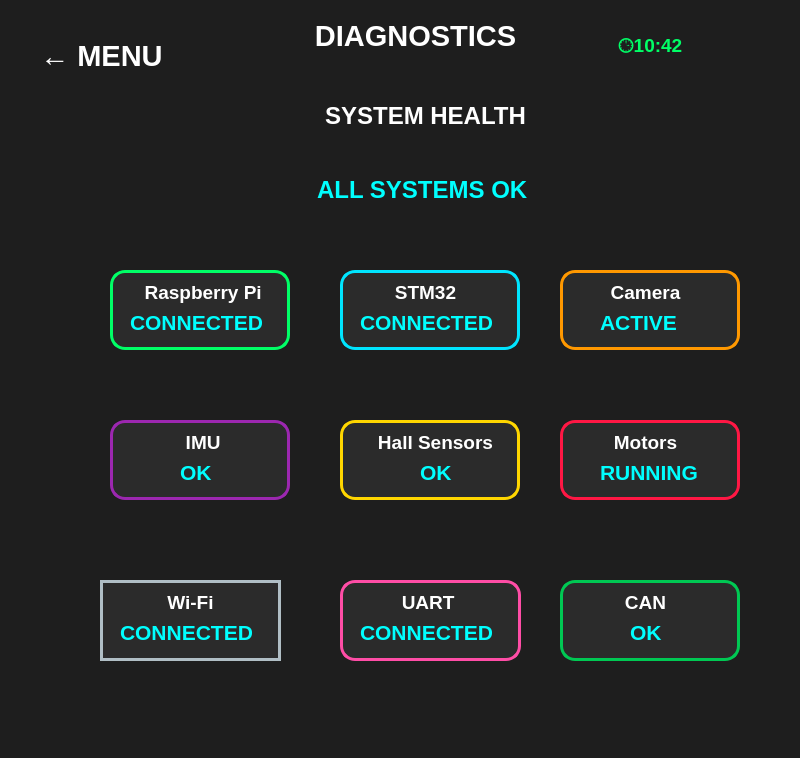
<?xml version="1.0" encoding="UTF-8"?>
<ui version="4.0">
 <class>frameUpdateRate</class>
 <widget class="QWidget" name="frameUpdateRate">
  <property name="geometry">
   <rect>
    <x>0</x>
    <y>0</y>
    <width>800</width>
    <height>758</height>
   </rect>
  </property>
  <property name="maximumSize">
   <size>
    <width>800</width>
    <height>16777215</height>
   </size>
  </property>
  <property name="sizeIncrement">
   <size>
    <width>800</width>
    <height>480</height>
   </size>
  </property>
  <property name="windowTitle">
   <string>Form</string>
  </property>
  <property name="styleSheet">
   <string notr="true">background-color: rgb(30,30,30);</string>
  </property>
  <widget class="QLabel" name="systemhealthTitleLabel">
   <property name="geometry">
    <rect>
     <x>260</x>
     <y>100</y>
     <width>331</width>
     <height>31</height>
    </rect>
   </property>
   <property name="sizeIncrement">
    <size>
     <width>250</width>
     <height>30</height>
    </size>
   </property>
   <property name="font">
    <font>
     <family>Arial</family>
     <pointsize>18</pointsize>
     <bold>true</bold>
    </font>
   </property>
   <property name="styleSheet">
    <string notr="true">color:white;</string>
   </property>
   <property name="text">
    <string>SYSTEM HEALTH</string>
   </property>
   <property name="alignment">
    <set>Qt::AlignmentFlag::AlignCenter</set>
   </property>
  </widget>
  <widget class="QLabel" name="menuLabel">
   <property name="geometry">
    <rect>
     <x>20</x>
     <y>40</y>
     <width>171</width>
     <height>31</height>
    </rect>
   </property>
   <property name="maximumSize">
    <size>
     <width>171</width>
     <height>31</height>
    </size>
   </property>
   <property name="sizeIncrement">
    <size>
     <width>300</width>
     <height>40</height>
    </size>
   </property>
   <property name="font">
    <font>
     <family>Arial</family>
     <pointsize>22</pointsize>
     <bold>true</bold>
     <kerning>false</kerning>
    </font>
   </property>
   <property name="styleSheet">
    <string notr="true">color: white;</string>
   </property>
   <property name="text">
    <string>← MENU </string>
   </property>
   <property name="alignment">
    <set>Qt::AlignmentFlag::AlignCenter</set>
   </property>
  </widget>
  <widget class="QLabel" name="lbldignostics">
   <property name="geometry">
    <rect>
     <x>270</x>
     <y>20</y>
     <width>291</width>
     <height>31</height>
    </rect>
   </property>
   <property name="maximumSize">
    <size>
     <width>500</width>
     <height>55</height>
    </size>
   </property>
   <property name="sizeIncrement">
    <size>
     <width>300</width>
     <height>40</height>
    </size>
   </property>
   <property name="font">
    <font>
     <family>Arial</family>
     <pointsize>22</pointsize>
     <bold>true</bold>
     <kerning>false</kerning>
    </font>
   </property>
   <property name="styleSheet">
    <string notr="true">color: white;</string>
   </property>
   <property name="text">
    <string>DIAGNOSTICS</string>
   </property>
   <property name="alignment">
    <set>Qt::AlignmentFlag::AlignCenter</set>
   </property>
  </widget>
  <widget class="QLabel" name="timeLabel">
   <property name="geometry">
    <rect>
     <x>590</x>
     <y>30</y>
     <width>121</width>
     <height>31</height>
    </rect>
   </property>
   <property name="sizeIncrement">
    <size>
     <width>160</width>
     <height>30</height>
    </size>
   </property>
   <property name="font">
    <font>
     <family>Arial</family>
     <pointsize>14</pointsize>
     <bold>true</bold>
    </font>
   </property>
   <property name="styleSheet">
    <string notr="true">color: #00FF66;</string>
   </property>
   <property name="text">
    <string>🕒10:42</string>
   </property>
   <property name="alignment">
    <set>Qt::AlignmentFlag::AlignCenter</set>
   </property>
  </widget>
  <widget class="QLabel" name="speedValueLabel">
   <property name="geometry">
    <rect>
     <x>300</x>
     <y>160</y>
     <width>251</width>
     <height>61</height>
    </rect>
   </property>
   <property name="sizeIncrement">
    <size>
     <width>350</width>
     <height>70</height>
    </size>
   </property>
   <property name="font">
    <font>
     <family>Arial</family>
     <pointsize>42</pointsize>
     <bold>true</bold>
    </font>
   </property>
   <property name="styleSheet">
    <string notr="true">color:#00FFFF;</string>
   </property>
   <property name="text">
    <string>&lt;html&gt;&lt;head/&gt;&lt;body&gt;&lt;p&gt;&lt;span style=&quot; font-size:18pt;&quot;&gt;ALL SYSTEMS OK &lt;/span&gt;&lt;/p&gt;&lt;/body&gt;&lt;/html&gt;</string>
   </property>
   <property name="alignment">
    <set>Qt::AlignmentFlag::AlignCenter</set>
   </property>
  </widget>
  <widget class="QFrame" name="frameRaspberryPi">
   <property name="geometry">
    <rect>
     <x>110</x>
     <y>270</y>
     <width>180</width>
     <height>80</height>
    </rect>
   </property>
   <property name="sizeIncrement">
    <size>
     <width>200</width>
     <height>95</height>
    </size>
   </property>
   <property name="styleSheet">
    <string notr="true">QFrame
{
    background-color: #2B2B2B;
    border: 3px solid #00FF66;
    border-radius: 15px;
}</string>
   </property>
   <property name="frameShape">
    <enum>QFrame::Shape::Box</enum>
   </property>
   <property name="frameShadow">
    <enum>QFrame::Shadow::Plain</enum>
   </property>
   <property name="lineWidth">
    <number>2</number>
   </property>
   <widget class="QLabel" name="voltageTitleLabel_15">
    <property name="geometry">
     <rect>
      <x>10</x>
      <y>10</y>
      <width>161</width>
      <height>25</height>
     </rect>
    </property>
    <property name="font">
     <font>
      <family>Arial</family>
      <pointsize>14</pointsize>
      <bold>true</bold>
     </font>
    </property>
    <property name="styleSheet">
     <string notr="true">color: white;
background-color: transparent;
border: none;</string>
    </property>
    <property name="text">
     <string> Raspberry Pi</string>
    </property>
    <property name="alignment">
     <set>Qt::AlignmentFlag::AlignCenter</set>
    </property>
   </widget>
   <widget class="QLabel" name="voltageValueLabel_15">
    <property name="geometry">
     <rect>
      <x>20</x>
      <y>30</y>
      <width>201</width>
      <height>45</height>
     </rect>
    </property>
    <property name="font">
     <font>
      <family>Arial</family>
      <pointsize>24</pointsize>
      <bold>true</bold>
     </font>
    </property>
    <property name="styleSheet">
     <string notr="true">color: rgb(0,255,255);
background-color: transparent;
border: none;</string>
    </property>
    <property name="text">
     <string>&lt;html&gt;&lt;head/&gt;&lt;body&gt;&lt;p&gt;&lt;span style=&quot; font-size:16pt;&quot;&gt;CONNECTED&lt;/span&gt;&lt;/p&gt;&lt;/body&gt;&lt;/html&gt;</string>
    </property>
   </widget>
  </widget>
  <widget class="QFrame" name="frameSTM32">
   <property name="geometry">
    <rect>
     <x>340</x>
     <y>270</y>
     <width>180</width>
     <height>80</height>
    </rect>
   </property>
   <property name="sizeIncrement">
    <size>
     <width>200</width>
     <height>95</height>
    </size>
   </property>
   <property name="styleSheet">
    <string notr="true">QFrame
{
    background-color: #2B2B2B;
    border: 3px solid #00E5FF;
    border-radius: 15px;
}</string>
   </property>
   <property name="frameShape">
    <enum>QFrame::Shape::Box</enum>
   </property>
   <property name="frameShadow">
    <enum>QFrame::Shadow::Plain</enum>
   </property>
   <property name="lineWidth">
    <number>2</number>
   </property>
   <widget class="QLabel" name="voltageTitleLabel_5">
    <property name="geometry">
     <rect>
      <x>30</x>
      <y>10</y>
      <width>111</width>
      <height>25</height>
     </rect>
    </property>
    <property name="font">
     <font>
      <family>Arial</family>
      <pointsize>14</pointsize>
      <bold>true</bold>
     </font>
    </property>
    <property name="styleSheet">
     <string notr="true">color: white;
background-color: transparent;
border: none;</string>
    </property>
    <property name="text">
     <string>STM32</string>
    </property>
    <property name="alignment">
     <set>Qt::AlignmentFlag::AlignCenter</set>
    </property>
   </widget>
   <widget class="QLabel" name="voltageValueLabel_5">
    <property name="geometry">
     <rect>
      <x>20</x>
      <y>30</y>
      <width>141</width>
      <height>45</height>
     </rect>
    </property>
    <property name="font">
     <font>
      <family>Arial</family>
      <pointsize>24</pointsize>
      <bold>true</bold>
     </font>
    </property>
    <property name="styleSheet">
     <string notr="true">color: rgb(0,255,255);
background-color: transparent;
border: none;</string>
    </property>
    <property name="text">
     <string>&lt;html&gt;&lt;head/&gt;&lt;body&gt;&lt;p&gt;&lt;span style=&quot; font-size:16pt;&quot;&gt;CONNECTED&lt;/span&gt;&lt;/p&gt;&lt;/body&gt;&lt;/html&gt;</string>
    </property>
   </widget>
  </widget>
  <widget class="QFrame" name="frameCamera">
   <property name="geometry">
    <rect>
     <x>560</x>
     <y>270</y>
     <width>180</width>
     <height>80</height>
    </rect>
   </property>
   <property name="sizeIncrement">
    <size>
     <width>200</width>
     <height>95</height>
    </size>
   </property>
   <property name="styleSheet">
    <string notr="true">QFrame
{
    background-color: #2B2B2B;
    border: 3px solid #FF9800;
    border-radius: 15px;
}</string>
   </property>
   <property name="frameShape">
    <enum>QFrame::Shape::Box</enum>
   </property>
   <property name="frameShadow">
    <enum>QFrame::Shadow::Plain</enum>
   </property>
   <property name="lineWidth">
    <number>2</number>
   </property>
   <widget class="QLabel" name="voltageTitleLabel_4">
    <property name="geometry">
     <rect>
      <x>30</x>
      <y>10</y>
      <width>111</width>
      <height>25</height>
     </rect>
    </property>
    <property name="font">
     <font>
      <family>Arial</family>
      <pointsize>14</pointsize>
      <bold>true</bold>
     </font>
    </property>
    <property name="styleSheet">
     <string notr="true">color: white;
background-color: transparent;
border: none;</string>
    </property>
    <property name="text">
     <string>Camera</string>
    </property>
    <property name="alignment">
     <set>Qt::AlignmentFlag::AlignCenter</set>
    </property>
   </widget>
   <widget class="QLabel" name="voltageValueLabel_4">
    <property name="geometry">
     <rect>
      <x>40</x>
      <y>30</y>
      <width>111</width>
      <height>45</height>
     </rect>
    </property>
    <property name="font">
     <font>
      <family>Arial</family>
      <pointsize>24</pointsize>
      <bold>true</bold>
     </font>
    </property>
    <property name="styleSheet">
     <string notr="true">color: rgb(0,255,255);
background-color: transparent;
border: none;</string>
    </property>
    <property name="text">
     <string>&lt;html&gt;&lt;head/&gt;&lt;body&gt;&lt;p&gt;&lt;span style=&quot; font-size:16pt;&quot;&gt;ACTIVE&lt;/span&gt;&lt;/p&gt;&lt;/body&gt;&lt;/html&gt;</string>
    </property>
   </widget>
  </widget>
  <widget class="QFrame" name="frameHall">
   <property name="geometry">
    <rect>
     <x>340</x>
     <y>420</y>
     <width>180</width>
     <height>80</height>
    </rect>
   </property>
   <property name="sizeIncrement">
    <size>
     <width>200</width>
     <height>95</height>
    </size>
   </property>
   <property name="styleSheet">
    <string notr="true">QFrame
{
    background-color: #2B2B2B;
    border: 3px solid #FFD600;
    border-radius: 15px;
}</string>
   </property>
   <property name="frameShape">
    <enum>QFrame::Shape::Box</enum>
   </property>
   <property name="frameShadow">
    <enum>QFrame::Shadow::Plain</enum>
   </property>
   <property name="lineWidth">
    <number>2</number>
   </property>
   <widget class="QLabel" name="voltageTitleLabel_20">
    <property name="geometry">
     <rect>
      <x>30</x>
      <y>10</y>
      <width>131</width>
      <height>25</height>
     </rect>
    </property>
    <property name="font">
     <font>
      <family>Arial</family>
      <pointsize>14</pointsize>
      <bold>true</bold>
     </font>
    </property>
    <property name="styleSheet">
     <string notr="true">color: white;
background-color: transparent;
border: none;</string>
    </property>
    <property name="text">
     <string>Hall Sensors</string>
    </property>
    <property name="alignment">
     <set>Qt::AlignmentFlag::AlignCenter</set>
    </property>
   </widget>
   <widget class="QLabel" name="voltageValueLabel_20">
    <property name="geometry">
     <rect>
      <x>80</x>
      <y>30</y>
      <width>141</width>
      <height>45</height>
     </rect>
    </property>
    <property name="font">
     <font>
      <family>Arial</family>
      <pointsize>24</pointsize>
      <bold>true</bold>
     </font>
    </property>
    <property name="styleSheet">
     <string notr="true">color: rgb(0,255,255);
background-color: transparent;
border: none;</string>
    </property>
    <property name="text">
     <string>&lt;html&gt;&lt;head/&gt;&lt;body&gt;&lt;p&gt;&lt;span style=&quot; font-size:16pt;&quot;&gt;OK&lt;/span&gt;&lt;/p&gt;&lt;/body&gt;&lt;/html&gt;</string>
    </property>
   </widget>
  </widget>
  <widget class="QFrame" name="frameIMU">
   <property name="geometry">
    <rect>
     <x>110</x>
     <y>420</y>
     <width>180</width>
     <height>80</height>
    </rect>
   </property>
   <property name="sizeIncrement">
    <size>
     <width>200</width>
     <height>95</height>
    </size>
   </property>
   <property name="styleSheet">
    <string notr="true">QFrame
{
    background-color: #2B2B2B;
    border: 3px solid #9C27B0;
    border-radius: 15px;
}</string>
   </property>
   <property name="frameShape">
    <enum>QFrame::Shape::Box</enum>
   </property>
   <property name="frameShadow">
    <enum>QFrame::Shadow::Plain</enum>
   </property>
   <property name="lineWidth">
    <number>2</number>
   </property>
   <widget class="QLabel" name="voltageTitleLabel_21">
    <property name="geometry">
     <rect>
      <x>10</x>
      <y>10</y>
      <width>161</width>
      <height>25</height>
     </rect>
    </property>
    <property name="font">
     <font>
      <family>Arial</family>
      <pointsize>14</pointsize>
      <bold>true</bold>
     </font>
    </property>
    <property name="styleSheet">
     <string notr="true">color: white;
background-color: transparent;
border: none;</string>
    </property>
    <property name="text">
     <string> IMU</string>
    </property>
    <property name="alignment">
     <set>Qt::AlignmentFlag::AlignCenter</set>
    </property>
   </widget>
   <widget class="QLabel" name="voltageValueLabel_21">
    <property name="geometry">
     <rect>
      <x>70</x>
      <y>30</y>
      <width>201</width>
      <height>45</height>
     </rect>
    </property>
    <property name="font">
     <font>
      <family>Arial</family>
      <pointsize>24</pointsize>
      <bold>true</bold>
     </font>
    </property>
    <property name="styleSheet">
     <string notr="true">color: rgb(0,255,255);
background-color: transparent;
border: none;</string>
    </property>
    <property name="text">
     <string>&lt;html&gt;&lt;head/&gt;&lt;body&gt;&lt;p&gt;&lt;span style=&quot; font-size:16pt;&quot;&gt;OK&lt;/span&gt;&lt;/p&gt;&lt;/body&gt;&lt;/html&gt;</string>
    </property>
   </widget>
  </widget>
  <widget class="QFrame" name="frameMotors">
   <property name="geometry">
    <rect>
     <x>560</x>
     <y>420</y>
     <width>180</width>
     <height>80</height>
    </rect>
   </property>
   <property name="sizeIncrement">
    <size>
     <width>200</width>
     <height>95</height>
    </size>
   </property>
   <property name="styleSheet">
    <string notr="true">QFrame
{
    background-color: #2B2B2B;
    border: 3px solid #FF1744;
    border-radius: 15px;
}</string>
   </property>
   <property name="frameShape">
    <enum>QFrame::Shape::Box</enum>
   </property>
   <property name="frameShadow">
    <enum>QFrame::Shadow::Plain</enum>
   </property>
   <property name="lineWidth">
    <number>2</number>
   </property>
   <widget class="QLabel" name="voltageTitleLabel_22">
    <property name="geometry">
     <rect>
      <x>30</x>
      <y>10</y>
      <width>111</width>
      <height>25</height>
     </rect>
    </property>
    <property name="font">
     <font>
      <family>Arial</family>
      <pointsize>14</pointsize>
      <bold>true</bold>
     </font>
    </property>
    <property name="styleSheet">
     <string notr="true">color: white;
background-color: transparent;
border: none;</string>
    </property>
    <property name="text">
     <string>Motors</string>
    </property>
    <property name="alignment">
     <set>Qt::AlignmentFlag::AlignCenter</set>
    </property>
   </widget>
   <widget class="QLabel" name="voltageValueLabel_22">
    <property name="geometry">
     <rect>
      <x>40</x>
      <y>30</y>
      <width>111</width>
      <height>45</height>
     </rect>
    </property>
    <property name="font">
     <font>
      <family>Arial</family>
      <pointsize>24</pointsize>
      <bold>true</bold>
     </font>
    </property>
    <property name="styleSheet">
     <string notr="true">color: rgb(0,255,255);
background-color: transparent;
border: none;</string>
    </property>
    <property name="text">
     <string>&lt;html&gt;&lt;head/&gt;&lt;body&gt;&lt;p&gt;&lt;span style=&quot; font-size:16pt;&quot;&gt;RUNNING&lt;/span&gt;&lt;/p&gt;&lt;/body&gt;&lt;/html&gt;</string>
    </property>
   </widget>
  </widget>
  <widget class="QFrame" name="frameUART">
   <property name="geometry">
    <rect>
     <x>340</x>
     <y>580</y>
     <width>181</width>
     <height>81</height>
    </rect>
   </property>
   <property name="sizeIncrement">
    <size>
     <width>200</width>
     <height>95</height>
    </size>
   </property>
   <property name="styleSheet">
    <string notr="true">QFrame
{
    background-color: #2B2B2B;
    border: 3px solid #FF4DA6;
    border-radius: 15px;
}
</string>
   </property>
   <property name="frameShape">
    <enum>QFrame::Shape::Box</enum>
   </property>
   <property name="frameShadow">
    <enum>QFrame::Shadow::Plain</enum>
   </property>
   <property name="lineWidth">
    <number>2</number>
   </property>
   <widget class="QLabel" name="voltageTitleLabel_23">
    <property name="geometry">
     <rect>
      <x>30</x>
      <y>10</y>
      <width>111</width>
      <height>25</height>
     </rect>
    </property>
    <property name="font">
     <font>
      <family>Arial</family>
      <pointsize>14</pointsize>
      <bold>true</bold>
     </font>
    </property>
    <property name="styleSheet">
     <string notr="true">color: white;
background-color: transparent;
border: none;</string>
    </property>
    <property name="text">
     <string> UART</string>
    </property>
    <property name="alignment">
     <set>Qt::AlignmentFlag::AlignCenter</set>
    </property>
   </widget>
   <widget class="QLabel" name="voltageValueLabel_23">
    <property name="geometry">
     <rect>
      <x>20</x>
      <y>30</y>
      <width>141</width>
      <height>45</height>
     </rect>
    </property>
    <property name="font">
     <font>
      <family>Arial</family>
      <pointsize>24</pointsize>
      <bold>true</bold>
     </font>
    </property>
    <property name="styleSheet">
     <string notr="true">color: rgb(0,255,255);
background-color: transparent;
border: none;</string>
    </property>
    <property name="text">
     <string>&lt;html&gt;&lt;head/&gt;&lt;body&gt;&lt;p&gt;&lt;span style=&quot; font-size:16pt;&quot;&gt;CONNECTED&lt;/span&gt;&lt;/p&gt;&lt;/body&gt;&lt;/html&gt;</string>
    </property>
   </widget>
  </widget>
  <widget class="QFrame" name="frameWiFi">
   <property name="geometry">
    <rect>
     <x>100</x>
     <y>580</y>
     <width>181</width>
     <height>81</height>
    </rect>
   </property>
   <property name="sizeIncrement">
    <size>
     <width>200</width>
     <height>95</height>
    </size>
   </property>
   <property name="styleSheet">
    <string notr="true">QFrame
{
    background-color: #2B2B2B;
    border: 3px solid #B0BEC5;
    
}</string>
   </property>
   <property name="frameShape">
    <enum>QFrame::Shape::Box</enum>
   </property>
   <property name="frameShadow">
    <enum>QFrame::Shadow::Plain</enum>
   </property>
   <property name="lineWidth">
    <number>2</number>
   </property>
   <widget class="QLabel" name="voltageTitleLabel_24">
    <property name="geometry">
     <rect>
      <x>10</x>
      <y>10</y>
      <width>161</width>
      <height>25</height>
     </rect>
    </property>
    <property name="font">
     <font>
      <family>Arial</family>
      <pointsize>14</pointsize>
      <bold>true</bold>
     </font>
    </property>
    <property name="styleSheet">
     <string notr="true">color: white;
background-color: transparent;
border: none;</string>
    </property>
    <property name="text">
     <string>Wi-Fi</string>
    </property>
    <property name="alignment">
     <set>Qt::AlignmentFlag::AlignCenter</set>
    </property>
   </widget>
   <widget class="QLabel" name="voltageValueLabel_24">
    <property name="geometry">
     <rect>
      <x>20</x>
      <y>30</y>
      <width>141</width>
      <height>45</height>
     </rect>
    </property>
    <property name="font">
     <font>
      <family>Arial</family>
      <pointsize>24</pointsize>
      <bold>true</bold>
     </font>
    </property>
    <property name="styleSheet">
     <string notr="true">color: rgb(0,255,255);
background-color: transparent;
border: none;</string>
    </property>
    <property name="text">
     <string>&lt;html&gt;&lt;head/&gt;&lt;body&gt;&lt;p&gt;&lt;span style=&quot; font-size:16pt;&quot;&gt;CONNECTED&lt;/span&gt;&lt;/p&gt;&lt;/body&gt;&lt;/html&gt;</string>
    </property>
   </widget>
  </widget>
  <widget class="QFrame" name="frameCAN">
   <property name="geometry">
    <rect>
     <x>560</x>
     <y>580</y>
     <width>180</width>
     <height>81</height>
    </rect>
   </property>
   <property name="sizeIncrement">
    <size>
     <width>200</width>
     <height>95</height>
    </size>
   </property>
   <property name="styleSheet">
    <string notr="true">QFrame
{
    background-color: #2B2B2B;
    border: 3px solid #00C853;
    border-radius: 15px;
}</string>
   </property>
   <property name="frameShape">
    <enum>QFrame::Shape::Box</enum>
   </property>
   <property name="frameShadow">
    <enum>QFrame::Shadow::Plain</enum>
   </property>
   <property name="lineWidth">
    <number>2</number>
   </property>
   <widget class="QLabel" name="voltageTitleLabel_25">
    <property name="geometry">
     <rect>
      <x>30</x>
      <y>10</y>
      <width>111</width>
      <height>25</height>
     </rect>
    </property>
    <property name="font">
     <font>
      <family>Arial</family>
      <pointsize>14</pointsize>
      <bold>true</bold>
     </font>
    </property>
    <property name="styleSheet">
     <string notr="true">color: white;
background-color: transparent;
border: none;</string>
    </property>
    <property name="text">
     <string>CAN</string>
    </property>
    <property name="alignment">
     <set>Qt::AlignmentFlag::AlignCenter</set>
    </property>
   </widget>
   <widget class="QLabel" name="voltageValueLabel_25">
    <property name="geometry">
     <rect>
      <x>70</x>
      <y>30</y>
      <width>111</width>
      <height>45</height>
     </rect>
    </property>
    <property name="font">
     <font>
      <family>Arial</family>
      <pointsize>24</pointsize>
      <bold>true</bold>
     </font>
    </property>
    <property name="styleSheet">
     <string notr="true">color: rgb(0,255,255);
background-color: transparent;
border: none;</string>
    </property>
    <property name="text">
     <string>&lt;html&gt;&lt;head/&gt;&lt;body&gt;&lt;p&gt;&lt;span style=&quot; font-size:16pt;&quot;&gt;OK&lt;/span&gt;&lt;/p&gt;&lt;/body&gt;&lt;/html&gt;</string>
    </property>
   </widget>
  </widget>
 </widget>
 <resources/>
 <connections/>
</ui>
